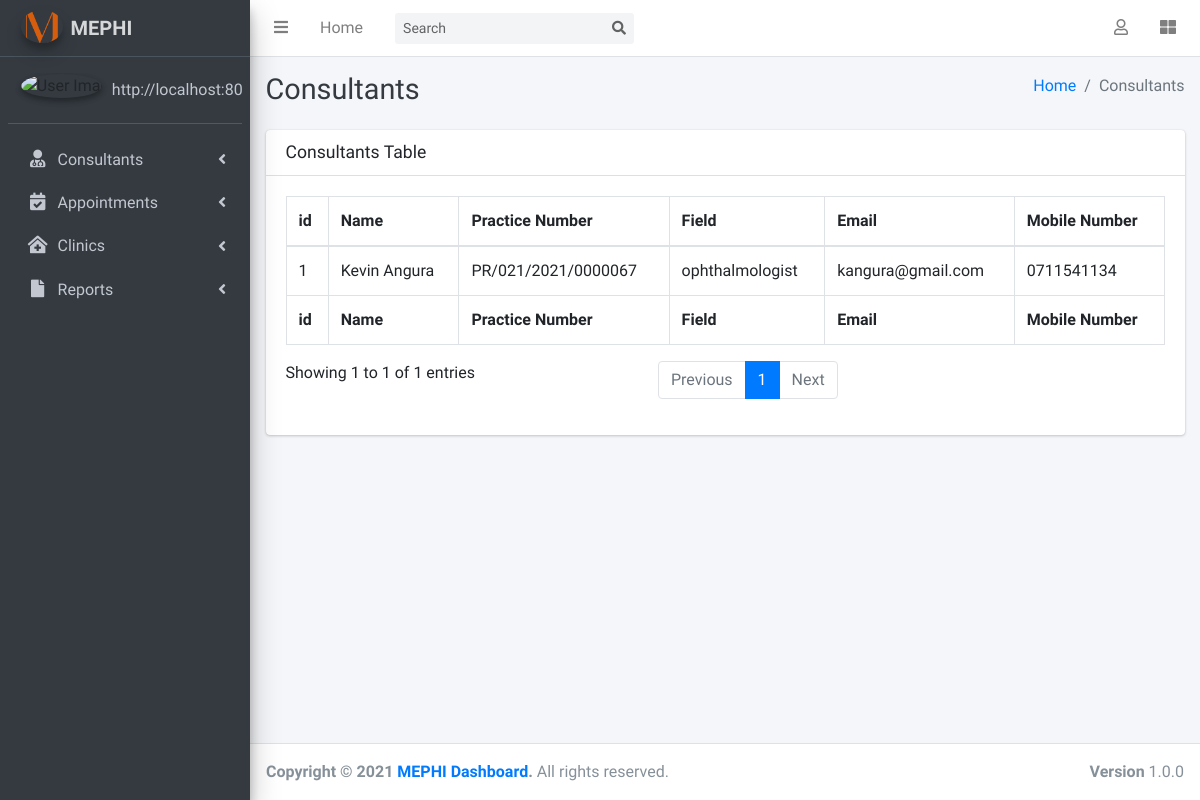
/index.php/consultants, run on the app's committed database.
### tables this page shows
CREATE TABLE `consultants` (
  `ConsultantId` int(11) NOT NULL,
  `ConsultantName` varchar(255) NOT NULL,
  `PracticeNumber` varchar(255) NOT NULL,
  `Email` varchar(255) NOT NULL,
  `Field` varchar(255) NOT NULL,
  `MobileNumber` varchar(255) DEFAULT NULL,
  `AddedDate` datetime NOT NULL DEFAULT current_timestamp()
);

### application/controllers/Consultants.php (called while the page is built, shortened)
<?php
class Consultants extends CI_Controller {
    public function index()
	{
        $this->load->model('model_consultants');
        $consultants = $this->model_consultants->getAllConsultants();
        $data['consultants'] =  $consultants;
        $this->load->view('includes/header', $data);
        $this->load->view('view_consultants', $data);
        $this->load->view('includes/footer', $data);
    }
}

### index.php (called while the page is built, shortened)
<?php
require_once BASEPATH.'core/CodeIgniter.php';

### application/models/model_consultants.php (called while the page is built, shortened)
<?php
class Model_Consultants extends CI_Model {
    public function getAllConsultants()
    {
        $this->db->query("SET sql_mode = '' ");
        $this->db->select('*');
        $this->db->order_by('ConsultantId', 'ASC');
        $query = $this->db->get('consultants');
        if ($query->num_rows() > 0)
        {
            return $query->result_array();
        } else {
            return array();
        }
    }
}

### application/views/view_consultants.php (the view)
<div class="content-wrapper">
    <div class="content-header">
        <div class="container-fluid">
            <div class="row mb-2">
                <div class="col-sm-6">
                    <h1 class="m-0 text-dark">Consultants</h1>
                </div>
                <div class="col-sm-6">
                    <ol class="breadcrumb float-sm-right">
                        <li class="breadcrumb-item"><?php echo anchor('dashboard', 'Home');?></li>
                        <li class="breadcrumb-item active">Consultants</li>
                    </ol>
                </div>
            </div>
        </div>
    </div>
    <section class="content">
        <div class="container-fluid">
            <div class="row">
                <div class="col-12">
                    <div class="card">
                        <div class="card-header">
                            <h3 class="card-title">Consultants Table</h3>
                        </div>
                        <div class="card-body">
                            <table id="example2" class="table table-bordered table-hover">
                                <thead>
                                    <tr>
                                        <th>id</th>
                                        <th>Name</th>
                                        <th>Practice Number</th>
                                        <th>Field</th>
                                        <th>Email</th>
                                        <th>Mobile Number</th>
                                    </tr>
                                </thead>
                                <tbody>
                                    <?php foreach($consultants as $consultant){;?>
                                        <tr>
                                            <td><?php echo $consultant['ConsultantId'];?></td>
                                            <td><?php echo $consultant['ConsultantName'];?></td>
                                            <td><?php echo $consultant['PracticeNumber'];?></td>
                                            <td><?php echo $consultant['Field'];?></td>
                                            <td><?php echo $consultant['Email'];?></td>
                                            <td><?php echo $consultant['MobileNumber'];?></td>
                                        </tr>
                                    <?php } ?>
                                </tbody>
                                <tfoot>
                                    <tr>
                                        <th>id</th>
                                        <th>Name</th>
                                        <th>Practice Number</th>
                                        <th>Field</th>
                                        <th>Email</th>
                                        <th>Mobile Number</th>
                                    </tr>
                                </tfoot>
                            </table>
                        </div>
                    </div>
                </div>
            </div>
        </div>
    </section>
</div>

### data on the page
consultants: ConsultantId "1", ConsultantName "Kevin Angura", PracticeNumber "PR/021/2021/0000067", Field "ophthalmologist", Email "kangura@gmail.com", MobileNumber "0711541134"

### other printed values
anchor('dashboard','Home', $obj) "Home"
anchor('dashboard', 'Home') "Home"
